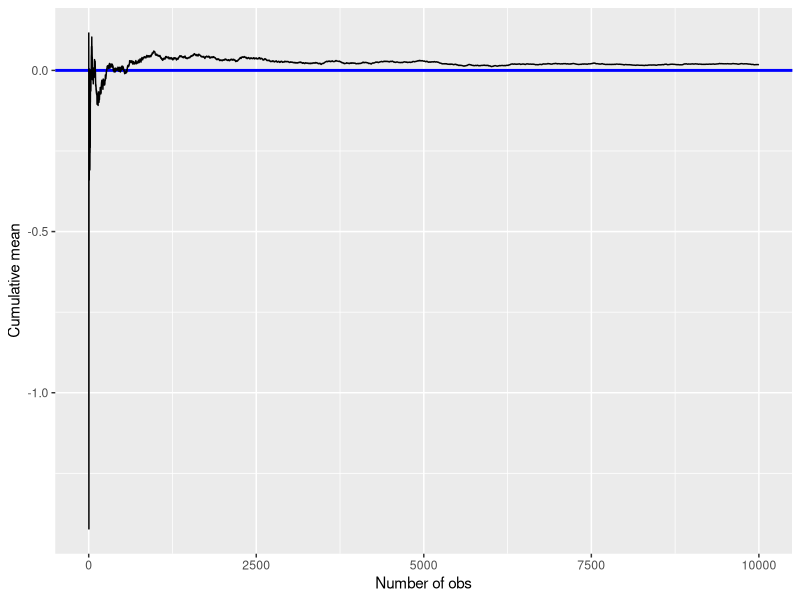
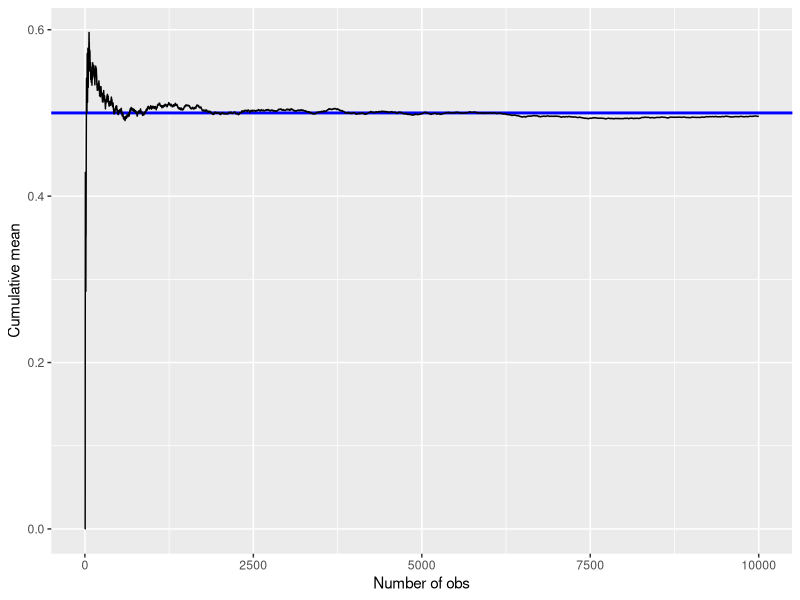

These figures' R source, in order:
library(ggplot2)

n <- 10000
means <- cumsum(rnorm(n))/(1:n)
g <- ggplot(data.frame(x = 1:n, y = means), aes(x = x, y = y))
g <- g + geom_hline(yintercept = 0, color="blue", size=1) + geom_line()
g <- g + labs(x = "Number of obs", y = "Cumulative mean")
print(g)

readline(prompt="Press [enter] to continue")

means <- cumsum(sample(0:1, n, replace = TRUE))/(1:n)
g <- ggplot(data.frame(x = 1:n, y = means), aes(x = x, y = y))
g <- g + geom_hline(yintercept = 0.5, color="blue", size=1) + geom_line()
g <- g + labs(x = "Number of obs", y = "Cumulative mean")
print(g)
